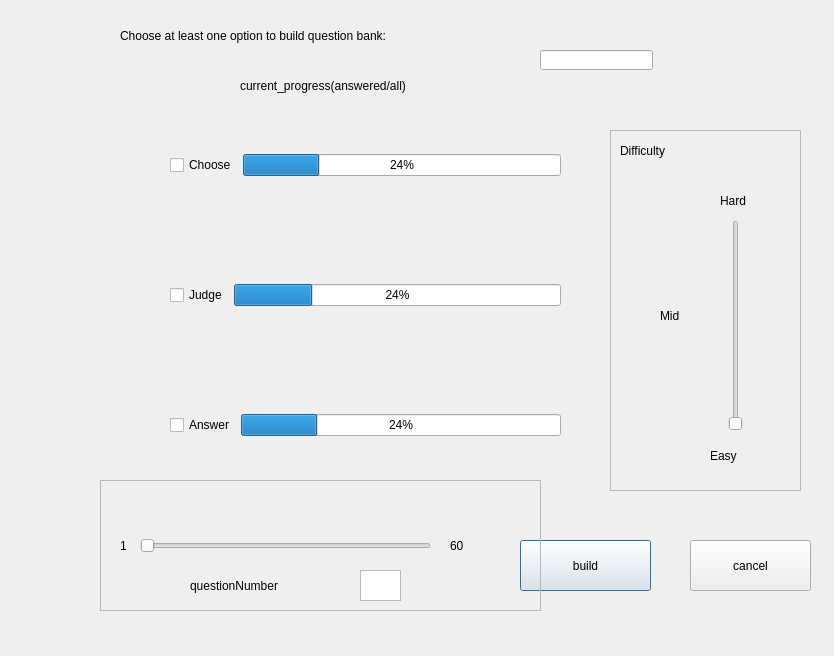
<?xml version="1.0" encoding="UTF-8"?>
<ui version="4.0">
 <class>chooseBank</class>
 <widget class="QDialog" name="chooseBank">
  <property name="geometry">
   <rect>
    <x>0</x>
    <y>0</y>
    <width>834</width>
    <height>656</height>
   </rect>
  </property>
  <property name="windowTitle">
   <string>Dialog</string>
  </property>
  <widget class="QWidget" name="layoutWidget">
   <property name="geometry">
    <rect>
     <x>170</x>
     <y>250</y>
     <width>391</width>
     <height>91</height>
    </rect>
   </property>
   <layout class="QHBoxLayout" name="horizontalLayout_2">
    <item>
     <widget class="QCheckBox" name="judgeCheckBox">
      <property name="text">
       <string>Judge</string>
      </property>
     </widget>
    </item>
    <item>
     <widget class="QProgressBar" name="judgeProgressBar">
      <property name="value">
       <number>24</number>
      </property>
     </widget>
    </item>
   </layout>
  </widget>
  <widget class="QWidget" name="layoutWidget_2">
   <property name="geometry">
    <rect>
     <x>170</x>
     <y>380</y>
     <width>391</width>
     <height>91</height>
    </rect>
   </property>
   <layout class="QHBoxLayout" name="horizontalLayout_3">
    <item>
     <widget class="QCheckBox" name="answerCheckBox">
      <property name="text">
       <string>Answer</string>
      </property>
     </widget>
    </item>
    <item>
     <widget class="QProgressBar" name="answerProgressBar">
      <property name="value">
       <number>24</number>
      </property>
     </widget>
    </item>
   </layout>
  </widget>
  <widget class="QLabel" name="label_tips1">
   <property name="geometry">
    <rect>
     <x>120</x>
     <y>10</y>
     <width>531</width>
     <height>51</height>
    </rect>
   </property>
   <property name="text">
    <string>Choose at least one option to build question bank:</string>
   </property>
  </widget>
  <widget class="QLabel" name="label_tips2">
   <property name="geometry">
    <rect>
     <x>240</x>
     <y>60</y>
     <width>401</width>
     <height>51</height>
    </rect>
   </property>
   <property name="text">
    <string>current_progress(answered/all)</string>
   </property>
  </widget>
  <widget class="QPushButton" name="bulidButton">
   <property name="geometry">
    <rect>
     <x>520</x>
     <y>540</y>
     <width>131</width>
     <height>51</height>
    </rect>
   </property>
   <property name="text">
    <string>build</string>
   </property>
  </widget>
  <widget class="QPushButton" name="cancelButton">
   <property name="geometry">
    <rect>
     <x>690</x>
     <y>540</y>
     <width>121</width>
     <height>51</height>
    </rect>
   </property>
   <property name="text">
    <string>cancel</string>
   </property>
  </widget>
  <widget class="QFrame" name="difficultyFrame">
   <property name="geometry">
    <rect>
     <x>610</x>
     <y>130</y>
     <width>191</width>
     <height>361</height>
    </rect>
   </property>
   <property name="frameShape">
    <enum>QFrame::StyledPanel</enum>
   </property>
   <property name="frameShadow">
    <enum>QFrame::Raised</enum>
   </property>
   <widget class="QLabel" name="labelHard">
    <property name="geometry">
     <rect>
      <x>110</x>
      <y>50</y>
      <width>54</width>
      <height>41</height>
     </rect>
    </property>
    <property name="text">
     <string>Hard</string>
    </property>
   </widget>
   <widget class="QLabel" name="labelDifficulty">
    <property name="geometry">
     <rect>
      <x>10</x>
      <y>0</y>
      <width>121</width>
      <height>41</height>
     </rect>
    </property>
    <property name="text">
     <string>Difficulty</string>
    </property>
   </widget>
   <widget class="QLabel" name="labelEasy">
    <property name="geometry">
     <rect>
      <x>100</x>
      <y>310</y>
      <width>54</width>
      <height>31</height>
     </rect>
    </property>
    <property name="text">
     <string>Easy</string>
    </property>
   </widget>
   <widget class="QSlider" name="difficultySlider">
    <property name="geometry">
     <rect>
      <x>110</x>
      <y>90</y>
      <width>31</width>
      <height>211</height>
     </rect>
    </property>
    <property name="minimum">
     <number>1</number>
    </property>
    <property name="maximum">
     <number>3</number>
    </property>
    <property name="orientation">
     <enum>Qt::Vertical</enum>
    </property>
   </widget>
   <widget class="QLabel" name="labelEasy_2">
    <property name="geometry">
     <rect>
      <x>50</x>
      <y>170</y>
      <width>71</width>
      <height>31</height>
     </rect>
    </property>
    <property name="text">
     <string>Mid</string>
    </property>
    <property name="textFormat">
     <enum>Qt::AutoText</enum>
    </property>
   </widget>
  </widget>
  <widget class="QFrame" name="numberFrame">
   <property name="geometry">
    <rect>
     <x>100</x>
     <y>480</y>
     <width>441</width>
     <height>131</height>
    </rect>
   </property>
   <property name="frameShape">
    <enum>QFrame::StyledPanel</enum>
   </property>
   <property name="frameShadow">
    <enum>QFrame::Raised</enum>
   </property>
   <widget class="QSlider" name="numberSlider">
    <property name="geometry">
     <rect>
      <x>40</x>
      <y>50</y>
      <width>291</width>
      <height>31</height>
     </rect>
    </property>
    <property name="minimum">
     <number>1</number>
    </property>
    <property name="maximum">
     <number>60</number>
    </property>
    <property name="orientation">
     <enum>Qt::Horizontal</enum>
    </property>
   </widget>
   <widget class="QLabel" name="label__60">
    <property name="geometry">
     <rect>
      <x>350</x>
      <y>50</y>
      <width>54</width>
      <height>31</height>
     </rect>
    </property>
    <property name="text">
     <string>60</string>
    </property>
   </widget>
   <widget class="QLabel" name="label__1">
    <property name="geometry">
     <rect>
      <x>20</x>
      <y>50</y>
      <width>54</width>
      <height>31</height>
     </rect>
    </property>
    <property name="text">
     <string>1</string>
    </property>
   </widget>
   <widget class="QLabel" name="labelQuesionNumber">
    <property name="geometry">
     <rect>
      <x>90</x>
      <y>90</y>
      <width>191</width>
      <height>31</height>
     </rect>
    </property>
    <property name="text">
     <string>questionNumber</string>
    </property>
   </widget>
   <widget class="QTextBrowser" name="textBrowser">
    <property name="geometry">
     <rect>
      <x>260</x>
      <y>90</y>
      <width>41</width>
      <height>31</height>
     </rect>
    </property>
   </widget>
  </widget>
  <widget class="QWidget" name="layoutWidget">
   <property name="geometry">
    <rect>
     <x>170</x>
     <y>120</y>
     <width>391</width>
     <height>91</height>
    </rect>
   </property>
   <layout class="QHBoxLayout" name="horizontalLayout">
    <item>
     <widget class="QCheckBox" name="chooseCheckBox">
      <property name="text">
       <string>Choose</string>
      </property>
     </widget>
    </item>
    <item>
     <widget class="QProgressBar" name="chooseProgressBar">
      <property name="value">
       <number>24</number>
      </property>
     </widget>
    </item>
   </layout>
  </widget>
  <widget class="QLineEdit" name="lineEdit">
   <property name="geometry">
    <rect>
     <x>540</x>
     <y>50</y>
     <width>113</width>
     <height>20</height>
    </rect>
   </property>
  </widget>
 </widget>
 <resources/>
 <connections>
  <connection>
   <sender>numberSlider</sender>
   <signal>valueChanged(int)</signal>
   <receiver>textBrowser</receiver>
   <slot>reload()</slot>
   <hints>
    <hint type="sourcelabel">
     <x>412</x>
     <y>546</y>
    </hint>
    <hint type="destinationlabel">
     <x>390</x>
     <y>589</y>
    </hint>
   </hints>
  </connection>
 </connections>
</ui>
